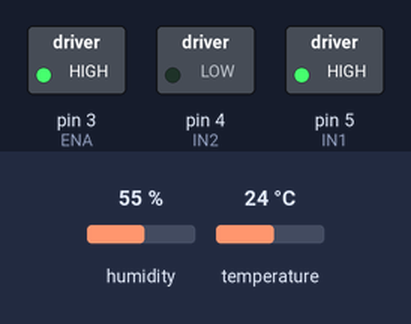
This sketch was run on a simulated Arduino Uno, built with avr-gcc and run on an emulated ATmega328P. Parts: switched loads named in the sketch (green lamp = pin HIGH). The inputs (shaded band) are chosen by the test bench; at power-on: humidity 55 %, temperature 24 °C.

Above: at 1.2 s.
1.3 s: humidity set to 51 %
3.2 s: humidity set to 48 %
At 4.8 s:
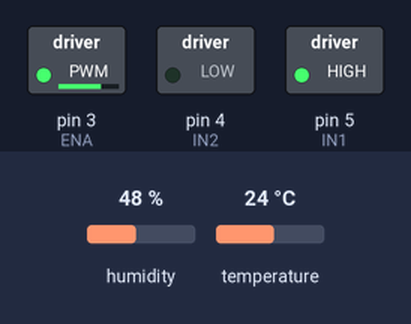
5.5 s: humidity set to 41 %
7.2 s: humidity set to 38 %
At 8.4 s:
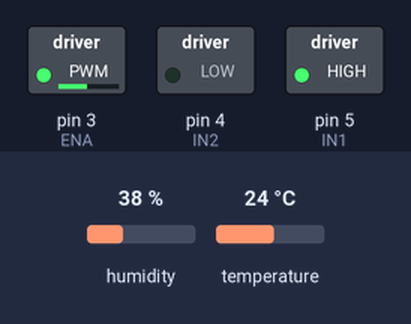
11.2 s: humidity set to 31 %
13.3 s: humidity set to 28 %
At 14.5 s:
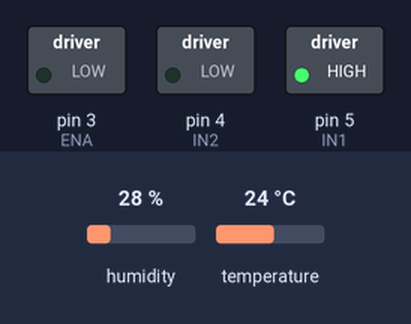
Timing chart, 0 to 16.3 s (numbered marks = the images above; inputs shaded):
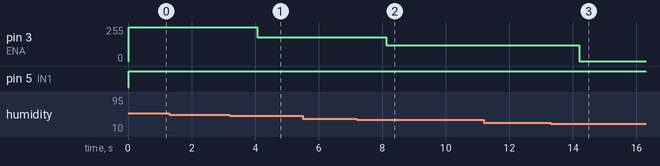

The sketch:

ino3.ino
```cpp
#include <DHT.h>

#define DHTPIN 2
#define DHTTYPE DHT11

DHT dht(DHTPIN, DHTTYPE);

// Motor (puente H)
const int IN1 = 5;
const int IN2 = 4;
const int ENA = 3;

float humedad = 0.0;
String rango = "";
String velocidad = "";
String estado = "";
int pwmValue = 0;

String buffer = "";

// Control por humedad
void actualizarControl(float hum) {
  if (hum >= 30 && hum < 40) {
    rango = "Baja";
    velocidad = "Media";
    estado = "Humedad baja";
    pwmValue = 120;
  }
  else if (hum >= 40 && hum < 50) {
    rango = "Media";
    velocidad = "Alta";
    estado = "Humedad media";
    pwmValue = 180;
  }
  else if (hum >= 50 && hum <= 70) {
    rango = "Alta";
    velocidad = "Maxima";
    estado = "Humedad alta";
    pwmValue = 255;
  }
  else {
    rango = "Fuera";
    velocidad = "Apagado";
    estado = "Fuera de rango";
    pwmValue = 0;
  }

  digitalWrite(IN1, HIGH);
  digitalWrite(IN2, LOW);
  analogWrite(ENA, pwmValue);
}

// JSON
String crearRespuesta() {
  String respuesta = "{";
  respuesta += "\"humedad\":" + String(humedad, 1) + ",";
  respuesta += "\"rango\":\"" + rango + "\",";
  respuesta += "\"velocidad\":\"" + velocidad + "\",";
  respuesta += "\"estado\":\"" + estado + "\",";
  respuesta += "\"pwm\":" + String(pwmValue);
  respuesta += "}";
  return respuesta;
}

void setup() {
  Serial.begin(9600);
  dht.begin();

  pinMode(IN1, OUTPUT);
  pinMode(IN2, OUTPUT);
  pinMode(ENA, OUTPUT);

  digitalWrite(IN1, LOW);
  digitalWrite(IN2, LOW);
  analogWrite(ENA, 0);
}

void loop() {
  float h = dht.readHumidity();

  if (!isnan(h)) {
    humedad = h;
    actualizarControl(humedad);
  }


  while (Serial.available()) {
    char c = Serial.read();

    if (c == '\n') {
      buffer.trim();

      if (buffer == "GET_DATA") {
        Serial.println(crearRespuesta());
      }

      buffer = "";
    } else {
      buffer += c;
    }
  }

  delay(200);
}
```

Measured:
- the behaviour switches between 50 and 49 % on humidity (found by bisection; images 0 and 1)
- the behaviour switches between 40 and 39 % on humidity (found by bisection; images 1 and 2)
- the behaviour switches between 30 and 29 % on humidity (found by bisection; images 2 and 3)
- after the input at 1.3 s, every drawn part: stays the same
- after the input at 3.2 s, pin 3 (ENA): 255/255 → 180/255 after 0.87 s
- after the input at 5.5 s, every drawn part: stays the same
- after the input at 7.2 s, pin 3 (ENA): 180/255 → 120/255 after 0.92 s
- after the input at 11.2 s, every drawn part: stays the same
- after the input at 13.3 s, pin 3 (ENA): 120/255 → 0/255 after 0.89 s
